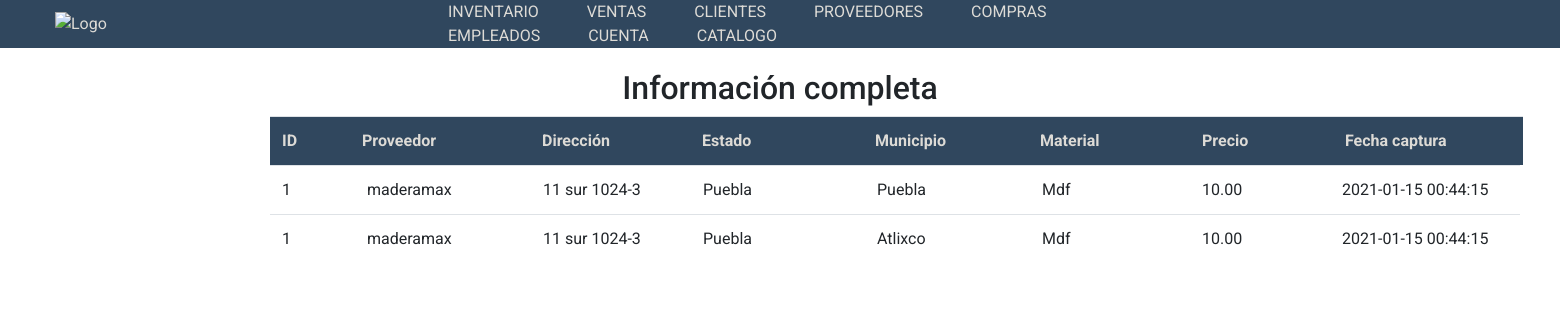
/tablaP.php (signed in), run on the app's committed database.
### tables this page shows
CREATE TABLE `proveedores` (
  `idProveedor` int NOT NULL AUTO_INCREMENT,
  `proveedor` varchar(45) NOT NULL,
  `direccionPro` varchar(45) NOT NULL,
  `telefono` varchar(45) NOT NULL,
  `fechaCaptura` datetime NOT NULL,
  `Material_idMaterial` int NOT NULL,
  `Estado_idEstado` int NOT NULL,
  `Municipio_idMunicipio` int NOT NULL,
  `precioMaterial` decimal(10,2) NOT NULL,
  PRIMARY KEY (`idProveedor`),
  KEY `fk_Proveedores_Material1_idx` (`Material_idMaterial`),
  KEY `fk_Proveedores_Estado1_idx` (`Estado_idEstado`),
  KEY `fk_Proveedores_Municipio1_idx` (`Municipio_idMunicipio`),
  CONSTRAINT `fk_Proveedores_Estado1` FOREIGN KEY (`Estado_idEstado`) REFERENCES `estado` (`idEstado`),
  CONSTRAINT `fk_Proveedores_Material1` FOREIGN KEY (`Material_idMaterial`) REFERENCES `material` (`idMaterial`),
  CONSTRAINT `fk_Proveedores_Municipio1` FOREIGN KEY (`Municipio_idMunicipio`) REFERENCES `municipio` (`idMunicipio`)
);

CREATE TABLE `estado` (
  `idEstado` int NOT NULL AUTO_INCREMENT,
  `Estado` varchar(45) NOT NULL,
  PRIMARY KEY (`idEstado`)
);

CREATE TABLE `municipio` (
  `idMunicipio` int NOT NULL AUTO_INCREMENT,
  `Municipio` varchar(45) NOT NULL,
  `Estado_idEstado` int NOT NULL,
  PRIMARY KEY (`idMunicipio`),
  KEY `fk_Municipio_Estado1_idx` (`Estado_idEstado`),
  CONSTRAINT `fk_Municipio_Estado1` FOREIGN KEY (`Estado_idEstado`) REFERENCES `estado` (`idEstado`)
);

CREATE TABLE `material` (
  `idMaterial` int NOT NULL AUTO_INCREMENT,
  `material` varchar(25) NOT NULL,
  PRIMARY KEY (`idMaterial`)
);

### tablaP.php (the view, shortened to what this page needs)
<?php
$conexion=conectar();
$query=$conexion->prepare("SELECT P.idProveedor, P.proveedor, P.direccionPro, P.telefono, P.fechaCaptura, P.precioMaterial, E.Estado, M.Municipio, MA.material
FROM proveedores AS P
INNER JOIN estado AS E ON P.Estado_idEstado=E.idEstado
INNER JOIN municipio AS M ON E.idEstado=M.Estado_idEstado
INNER JOIN material AS MA ON P.Material_idMaterial=MA.idMaterial");
$query->execute();
?>
<!DOCTYPE html>
<html lang="es">
<head>
    <link rel="stylesheet" href="https://use.fontawesome.com/releases/v5.0.13/css/all.css">
    <link rel="stylesheet" href="https://stackpath.bootstrapcdn.com/bootstrap/4.3.1/css/bootstrap.min.css">
    <link rel="stylesheet" href="css/menu.css">
    <link rel="stylesheet" href="css/BraferColors.css">
    <link rel="stylesheet" href="css/normalize.css">
    <link rel="stylesheet" href="css/botons.css">
    <link rel="stylesheet" href="css/tablaP.css">
    <link rel="stylesheet" href="css/container.css">
</head>
<body>
    <header>
        <div class="container">
            <img  class="logo" src="https://i.postimg.cc/nh4D9Z7J/Imagen-logo.png" alt="Logo" width="60px">
        </div>
        <nav id="site-nav" class="site-nav">
            <ul>
            <li><a href="productosA.php">Inventario</a>
                <li><a href="VentasA.php">Ventas</a>
                <li><a href="ClientesA.php">Clientes</a>
                <li><a href="ProveedorA.php">Proveedores</a>
                <li><a href="ComprasA.php">Compras</a>
                <li><a href="Empleados.php">Empleados</a>
                <li><a href="CuentaA.php">Cuenta</a>
                <li><a href="Cuenta.html">Catalogo</a>
            </ul>
        </nav>
    </header>
    <h1 style="text-align: center;" >Información completa</h1>
    <section id="miTablas">
		<table class="table" style="font-size:12px; margin-top:-1%;">
			<thead>
				<tr class="active" style="width:1200px">
					<th style="width:80px" scope="col">ID</th>
                    <th style="width:180px" scope="col">Proveedor</th>
					<th style="width:160px" scope="col">Dirección</th>
                    <th style="width:173px" scope="col">Estado</th>
                    <th style="width:165px" scope="col">Municipio</th>
					<th style="width:162px" scope="col">Material</th>
                    <th style="width:143px" scope="col">Precio</th>
                    <th style="width:190px" scope="col">Fecha captura</th>
				</tr>
			</thead>
			<tbody id="miTabla">
                <?php
                while ($fila = $query->fetch(PDO::FETCH_ASSOC))
                {
                ?>
                <tr class="active" style="width:1500px">
                    <td style="width:85px"><?php echo $fila['idProveedor'] ?></td>
                    <td style="width:176px"><?php echo $fila['proveedor'] ?></td>
                    <td style="width:160px"><?php echo $fila['direccionPro'] ?></td>
                    <td style="width:174px"><?php echo $fila['Estado'] ?></td>
                    <td style="width:165px"><?php echo $fila['Municipio'] ?></td>
                    <td style="width:160px"><?php echo $fila['material'] ?></td>
                    <td style="width:140px"><?php echo $fila['precioMaterial'] ?></td>
                    <td style="width:190px"><?php echo $fila['fechaCaptura'] ?></td>
                </tr>
                <?php
                }
                ?>
            </tbody>
        </table>
		</section>
</body>
</html>

### css/menu.css (style rules this page uses)
body { font-family: 'Roboto', sans-serif; }
.container { max-width: 800px; }
header { width: 100%; height: auto; background: var(--SpaceBlue); color: var(--WoodWhite); position: sticky; top:0; display: flex; justify-content: space-between; align-items: center; margin-bottom: 20px; }
header::after { content: ''; clear: both; display: block; }
.logo { margin: 10px; margin-left: 40px; }
.site-nav { top:100%; right:400px; position: absolute; color: var(--WoodWhite); background: var(--SpaceBlue); clip-path: circle(0px at top right); transition: clip-path ease-in-out 700ms; }
.site-nav ul { margin: 0; padding: 0; list-style: none; }
.site-nav li { border-bottom: 1px solid #575766; }
.site-nav li:last-child { border-bottom: none; }
.site-nav a { color: var(--WoodWhite); display: block; padding: 2em 6em; text-transform: uppercase; text-decoration: none; }
@media (min-width:950px) { .site-nav { height: auto; position: relative; background: transparent; float: right; margin-right: 10px; clip-path: initial; } }
@media (min-width:950px) { .site-nav li { display: inline-block; border: none; } }
@media (min-width:950px) { .site-nav a { padding: 0; margin-left: 3em; } }

### css/BraferColors.css (style rules this page uses)
*,*:before,*:after { box-sizing: border-box; }
:root { --margin_label:15px; --WoodWhite: #dddbd6; --Wood:#CBAF87; --BraferGray:#7E8A97; --SpaceBlue:#30475E; --SpaceBlueSelection:#203d5a; }

### css/tablaP.css (style rules this page uses)
.table tbody { height: 198px; overflow-y: auto; width: 1850px; }
.table thead, .table tbody, .table td, .table th { display: block; font-size: 16px; }
.table tbody td, .table thead > tr >th { float: left; border-bottom-width: 0; }
#miTablas { margin-left: 270px; margin-top: 20px; }
th { background-color: var(--SpaceBlue); color: var(--WoodWhite); }
td { padding: 3px; }

### data on the page
proveedores: idProveedor "1", proveedor "maderamax", direccionPro "11 sur 1024-3", Estado_idEstado.Estado "Puebla", municipio.Municipio "Puebla", Material_idMaterial.material "Mdf", precioMaterial "10.00", fechaCaptura "2021-01-15 00:44:15", Municipio_idMunicipio.Municipio "Atlixco"
